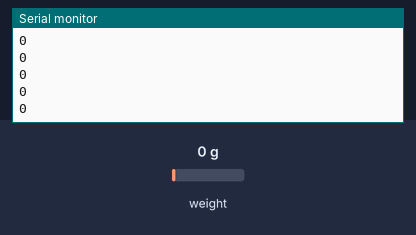
A program run on a simulated Arduino Pro Mini, built with avr-gcc and run on an emulated ATmega328P. On the bench: the last lines printed to the serial monitor. The test bench sets the inputs (shaded band); at power-on: weight on the scale 0 g.

Above: at 1.2 s.
1.3 s: weight on the scale set to 100 g
At 1.31 s:
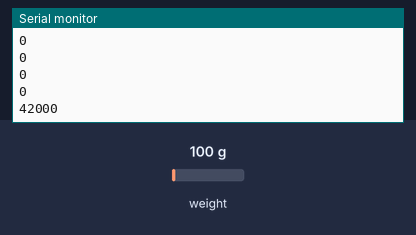
2.8 s: weight on the scale set to 1250 g
At 2.81 s:
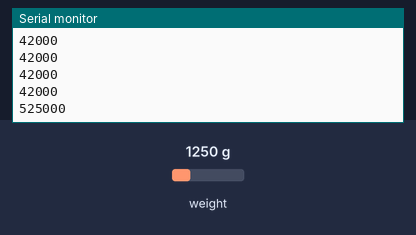
Timing chart, 0 to 5.8 s (numbered marks = the images above; inputs shaded):
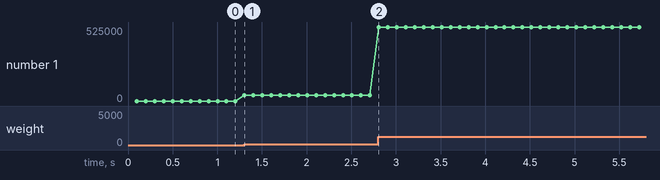

The program:

main.cpp
```cpp
#include <Arduino.h>
#include <Wire.h>             //http://arduino.cc/en/Reference/Wire
#include <HX711.h>

#define SCK_OUT A2
#define DOUT A1
HX711  scale;
/* This program takes 10 samples from LC + HX711B at
   1-sec interval and then computes the average.*/

unsigned long x = 0, y = 0; //x is gauge factor, is the ratio between the change
                            // in resistance (ΔR / R) to the Strain value
float res = 0;
unsigned long dataArray[10];
int j = 0;
void setup()
{
  Serial.begin(9600);
  // pinMode(DOUT, INPUT); //data line  //Yellow cable
  // pinMode(SCK_OUT, OUTPUT);  //SCK line  //Orange cable
  scale.begin(DOUT, SCK_OUT);
}


float deltaL = 1.2;
float L = 1.2;


void clk()
{
  digitalWrite(SCK_OUT, HIGH);
  digitalWrite(SCK_OUT, LOW);
}
void loop(){

    // digitalWrite(A0, LOW);//SCK is made LL
    // // while (digitalRead(DOUT) != LOW){ //wait until Data Line goes LOW
    //   for (int i = 0; i < 24; i++){  //read 24-bit data from HX711

    //     clk();      //generate CLK pulse to get MSB-it at DOUT-pin
    //     bitWrite(x, 0, digitalRead(DOUT));
    //     x = x << 1;
    //   }
    //   clk();  //25th pulse
    //   res = x * 0.000001;
    //   Serial.println(x/120);
    //   y = x;
    //   x = 0;
    //   delay(100);
    // // }
    // dataArray[j] = y;

    long reading = scale.read();
    Serial.println(reading);
    // delay(100);
  // Serial.println("===averaging process=========");
  // unsigned long sum = 0;

  // for (j = 0; j < 10; j++)
  // {
  //   sum += dataArray[j];
  // }
  // Serial.print("Average Count = ");
  // sum = sum / 10;
  // Serial.println(sum);
}
```

Measured:
- after the input at 1.3 s, the serial monitor: prints a new line at once (image 1)
- after the input at 2.8 s, the serial monitor: prints a new line at once (image 2)
- plotted number 1: 0 → 42000 after the input at 1.3 s, 42000 → 525000 after the input at 2.8 s
